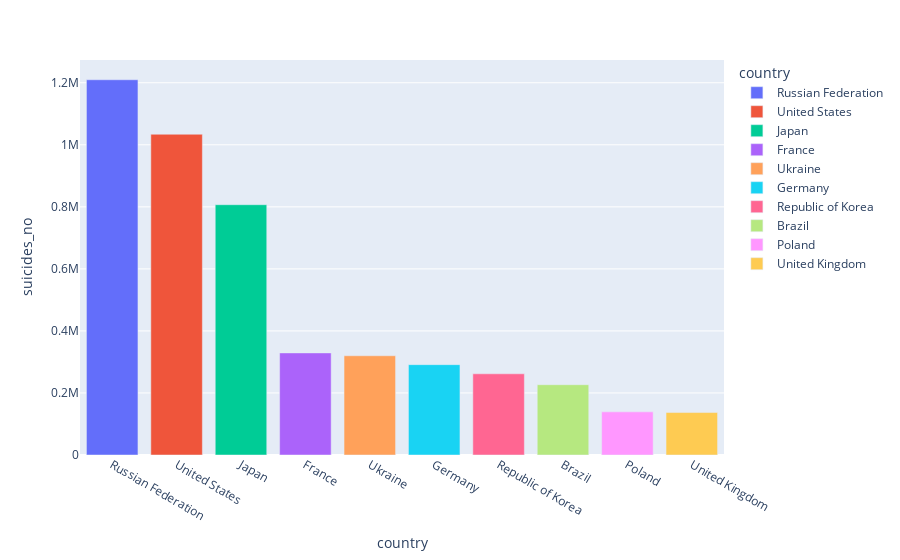

Here is the notebook cell this chart was saved with:
### Code cell
px.bar(top_countries , x = 'country' , y = 'suicides_no' , color = 'country')

### Figure 1 — Plotly figure (JSON) as saved in the notebook; plotly's stock layout.template omitted (floating-point values rounded to 4 significant figures)
{"data": [{"alignmentgroup": "True", "hovertemplate": "country=%{x}<br>suicides_no=%{y}<extra></extra>", "legendgroup": "Russian Federation", "marker": {"color": "#636efa"}, "name": "Russian Federation", "offsetgroup": "Russian Federation", "orientation": "v", "showlegend": true, "textposition": "auto", "type": "bar", "x": ["Russian Federation"], "xaxis": "x", "y": [1209742], "yaxis": "y"}, {"alignmentgroup": "True", "hovertemplate": "country=%{x}<br>suicides_no=%{y}<extra></extra>", "legendgroup": "United States", "marker": {"color": "#EF553B"}, "name": "United States", "offsetgroup": "United States", "orientation": "v", "showlegend": true, "textposition": "auto", "type": "bar", "x": ["United States"], "xaxis": "x", "y": [1034013], "yaxis": "y"}, {"alignmentgroup": "True", "hovertemplate": "country=%{x}<br>suicides_no=%{y}<extra></extra>", "legendgroup": "Japan", "marker": {"color": "#00cc96"}, "name": "Japan", "offsetgroup": "Japan", "orientation": "v", "showlegend": true, "textposition": "auto", "type": "bar", "x": ["Japan"], "xaxis": "x", "y": [806902], "yaxis": "y"}, {"alignmentgroup": "True", "hovertemplate": "country=%{x}<br>suicides_no=%{y}<extra></extra>", "legendgroup": "France", "marker": {"color": "#ab63fa"}, "name": "France", "offsetgroup": "France", "orientation": "v", "showlegend": true, "textposition": "auto", "type": "bar", "x": ["France"], "xaxis": "x", "y": [329127], "yaxis": "y"}, {"alignmentgroup": "True", "hovertemplate": "country=%{x}<br>suicides_no=%{y}<extra></extra>", "legendgroup": "Ukraine", "marker": {"color": "#FFA15A"}, "name": "Ukraine", "offsetgroup": "Ukraine", "orientation": "v", "showlegend": true, "textposition": "auto", "type": "bar", "x": ["Ukraine"], "xaxis": "x", "y": [319950], "yaxis": "y"}, {"alignmentgroup": "True", "hovertemplate": "country=%{x}<br>suicides_no=%{y}<extra></extra>", "legendgroup": "Germany", "marker": {"color": "#19d3f3"}, "name": "Germany", "offsetgroup": "Germany", "orientation": "v", "showlegend": true, "textposition": "auto", "type": "bar", "x": ["Germany"], "xaxis": "x", "y": [291262], "yaxis": "y"}, {"alignmentgroup": "True", "hovertemplate": "country=%{x}<br>suicides_no=%{y}<extra></extra>", "legendgroup": "Republic of Korea", "marker": {"color": "#FF6692"}, "name": "Republic of Korea", "offsetgroup": "Republic of Korea", "orientation": "v", "showlegend": true, "textposition": "auto", "type": "bar", "x": ["Republic of Korea"], "xaxis": "x", "y": [261730], "yaxis": "y"}, {"alignmentgroup": "True", "hovertemplate": "country=%{x}<br>suicides_no=%{y}<extra></extra>", "legendgroup": "Brazil", "marker": {"color": "#B6E880"}, "name": "Brazil", "offsetgroup": "Brazil", "orientation": "v", "showlegend": true, "textposition": "auto", "type": "bar", "x": ["Brazil"], "xaxis": "x", "y": [226613], "yaxis": "y"}, {"alignmentgroup": "True", "hovertemplate": "country=%{x}<br>suicides_no=%{y}<extra></extra>", "legendgroup": "Poland", "marker": {"color": "#FF97FF"}, "name": "Poland", "offsetgroup": "Poland", "orientation": "v", "showlegend": true, "textposition": "auto", "type": "bar", "x": ["Poland"], "xaxis": "x", "y": [139098], "yaxis": "y"}, {"alignmentgroup": "True", "hovertemplate": "country=%{x}<br>suicides_no=%{y}<extra></extra>", "legendgroup": "United Kingdom", "marker": {"color": "#FECB52"}, "name": "United Kingdom", "offsetgroup": "United Kingdom", "orientation": "v", "showlegend": true, "textposition": "auto", "type": "bar", "x": ["United Kingdom"], "xaxis": "x", "y": [136805], "yaxis": "y"}], "layout": {"barmode": "relative", "legend": {"title": {"text": "country"}, "tracegroupgap": 0}, "margin": {"t": 60}, "xaxis": {"anchor": "y", "categoryarray": ["Russian Federation", "United States", "Japan", "France", "Ukraine", "Germany", "Republic of Korea", "Brazil", "Poland", "United Kingdom"], "categoryorder": "array", "domain": [0, 1], "title": {"text": "country"}}, "yaxis": {"anchor": "x", "domain": [0, 1], "title": {"text": "suicides_no"}}}}
